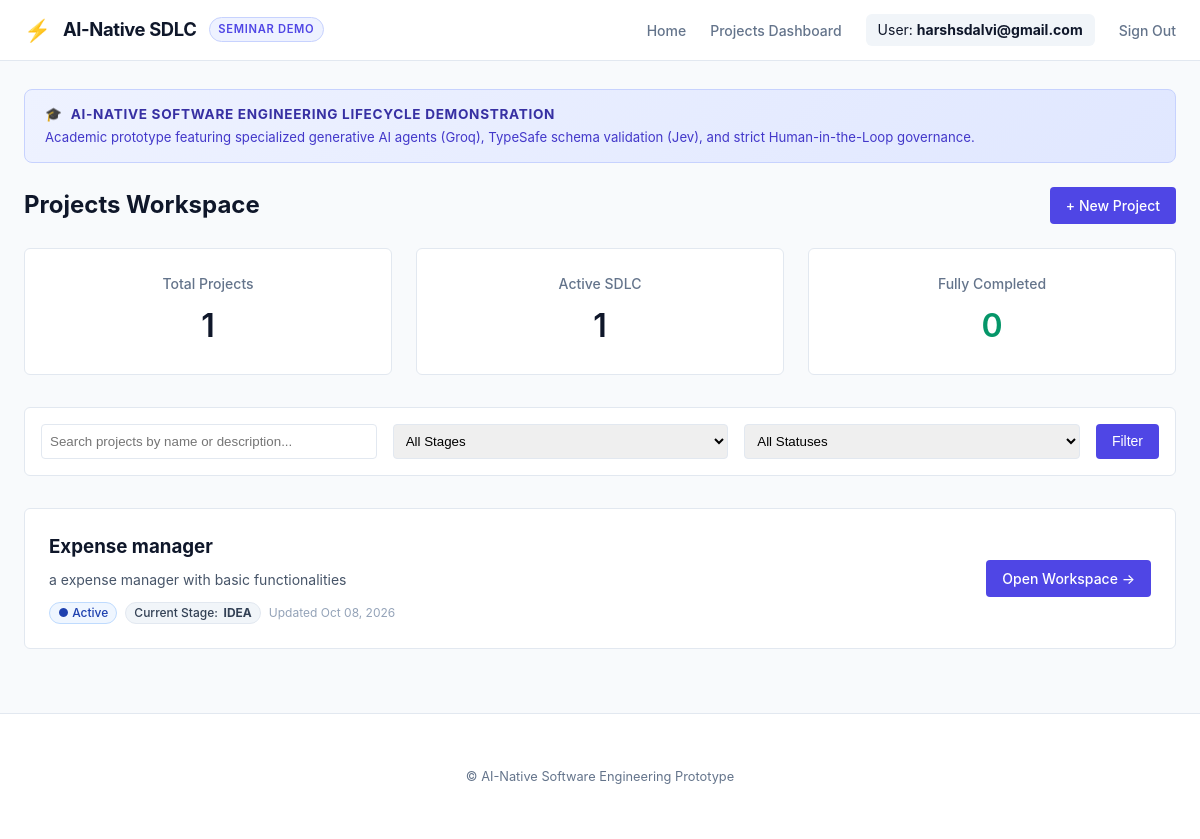
Before: /projects/ (signed in) with the older database file.
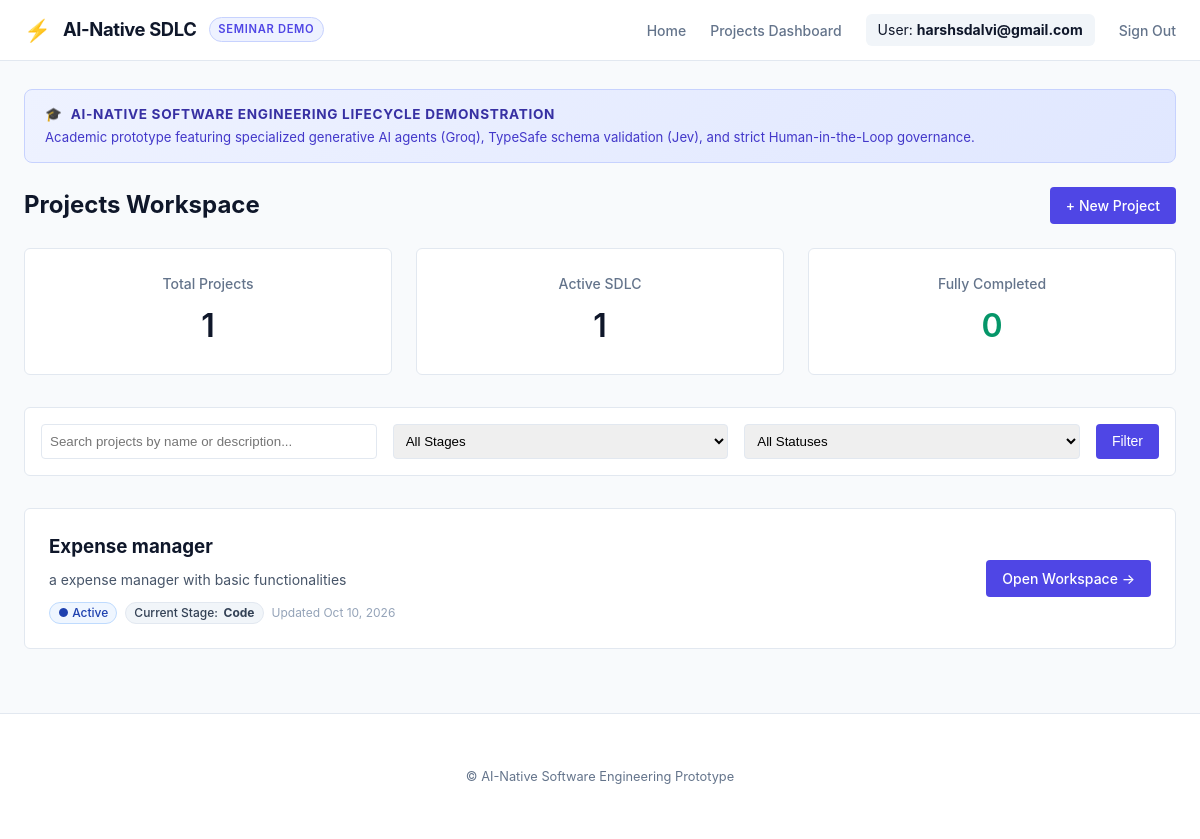
After: the same page with the newer database file.
### projects/models.py (models this page shows, shortened)
class Project(models.Model):
    STAGE_CHOICES = [
        ('REQUIREMENTS', 'Requirements'),
        ('DESIGN', 'Design'),
        ('CODE', 'Code'),
        ('TESTING', 'Testing'),
        ('DEPLOYMENT', 'Deployment'),
        ('COMPLETED', 'Completed'),
    ]
    STATUS_CHOICES = [
        ('ACTIVE', 'Active'),
        ('COMPLETED', 'Completed'),
        ('ARCHIVED', 'Archived'),
    ]
    owner = models.ForeignKey(User, on_delete=models.CASCADE, related_name='projects')
    name = models.CharField(max_length=255)
    description = models.TextField()
    current_stage = models.CharField(max_length=20, choices=STAGE_CHOICES, default='REQUIREMENTS')
    status = models.CharField(max_length=20, choices=STATUS_CHOICES, default='ACTIVE')
    created_at = models.DateTimeField(auto_now_add=True)
    updated_at = models.DateTimeField(auto_now=True)
    class Meta:
        ordering = ['-updated_at']

### projects/views.py (the view)
# urls.py: path('', views.dashboard_view, name='dashboard'),
@login_required
def dashboard_view(request):
    qs = Project.objects.filter(owner=request.user)
    total_projects = qs.count()
    active_projects = qs.filter(status='ACTIVE').count()
    completed_projects = qs.filter(status='COMPLETED').count()
    search_query = request.GET.get('q', '')
    if search_query:
        qs = qs.filter(Q(name__icontains=search_query) | Q(description__icontains=search_query))
    stage_filter = request.GET.get('stage', '')
    if stage_filter:
        qs = qs.filter(current_stage=stage_filter)
    status_filter = request.GET.get('status', '')
    if status_filter:
        qs = qs.filter(status=status_filter)
    context = {
        'projects': qs,
        'total_projects': total_projects,
        'active_projects': active_projects,
        'completed_projects': completed_projects,
        'search_query': search_query,
        'stage_filter': stage_filter,
        'status_filter': status_filter,
        'stages': Project.STAGE_CHOICES,
        'statuses': Project.STATUS_CHOICES,
    }
    return render(request, 'projects/dashboard.html', context)

### projects/templates/projects/dashboard.html (shortened to what this page needs)
{% extends "base.html" %}
{% block content %}
<div style="background: linear-gradient(135deg, #EEF2FF 0%, #E0E7FF 100%); border: 1px solid #C7D2FE; border-radius: 8px; padding: 0.9rem 1.25rem; margin-bottom: 1.5rem; display: flex; align-items: center; justify-content: space-between;">
    <div>
        <div style="font-size: 0.85rem; font-weight: 700; color: #3730A3; text-transform: uppercase; letter-spacing: 0.05em; display: flex; align-items: center; gap: 0.5rem;">
            <span>🎓</span> AI-Native Software Engineering Lifecycle Demonstration
        </div>
        <p style="font-size: 0.825rem; color: #4338CA; margin: 0.2rem 0 0 0;">
            Academic prototype featuring specialized generative AI agents (Groq), TypeSafe schema validation (Jev), and strict Human-in-the-Loop governance.
        </p>
    </div>
</div>
<div class="dashboard-header">
    <h1 style="margin:0; font-size:1.5rem; font-weight:700;">Projects Workspace</h1>
    <a href="{% url 'project_create' %}" class="btn-primary">+ New Project</a>
</div>
<div class="stats-container">
    <div class="stat-card">
        <h3>Total Projects</h3>
        <div class="value">{{ total_projects }}</div>
    </div>
    <div class="stat-card">
        <h3>Active SDLC</h3>
        <div class="value">{{ active_projects }}</div>
    </div>
    <div class="stat-card">
        <h3>Fully Completed</h3>
        <div class="value" style="color:#059669;">{{ completed_projects }}</div>
    </div>
</div>
<form class="controls-bar" method="get">
    <input type="text" name="q" placeholder="Search projects by name or description..." value="{{ search_query }}">
    <select name="stage">
        <option value="">All Stages</option>
    </select>
    <select name="status">
        <option value="">All Statuses</option>
    </select>
    <button type="submit" class="btn-primary">Filter</button>
</form>
<div class="project-list">
    {% for project in projects %}
        <div class="project-card">
            <div>
                <h3><a href="{% url 'project_detail' project.pk %}" style="text-decoration:none; color:var(--text-primary); font-weight:700;">{{ project.name }}</a></h3>
                <p style="color:#475569; margin: 0.35rem 0 0.75rem 0;">{{ project.description|truncatewords:24 }}</p>
                <div class="badges">
                    {% if project.status == 'COMPLETED' %}
                        <span class="badge badge-approved">✓ Completed</span>
                    {% else %}
                        <span class="badge" style="background:#EFF6FF; color:#1E40AF; border:1px solid #BFDBFE;">● Active</span>
                    {% endif %}
                    <span class="badge" style="background:#F1F5F9; color:#334155; border:1px solid #E2E8F0;">
                        Current Stage: <strong>{{ project.get_current_stage_display }}</strong>
                    </span>
                    <span style="font-size:0.75rem; color:var(--text-muted); align-self:center;">
                        Updated {{ project.updated_at|date:"M d, Y" }}
                    </span>
                </div>
            </div>
            <div class="project-actions">
                <a href="{% url 'project_detail' project.pk %}" class="btn-primary" style="white-space:nowrap;">
                    Open Workspace &rarr;
                </a>
            </div>
        </div>
    {% empty %}
        <div class="empty-state">
            <p style="color:var(--text-secondary); margin-bottom:1.5rem;">No projects found.</p>
            <a href="{% url 'project_create' %}" class="btn-primary">+ Create your first project</a>
        </div>
    {% endfor %}
</div>
{% endblock %}

Changed rows visible on the page:
changed Project "Expense manager": current_stage "IDEA" → "Code"; updated_at "Oct 08, 2026" → "Oct 10, 2026"
